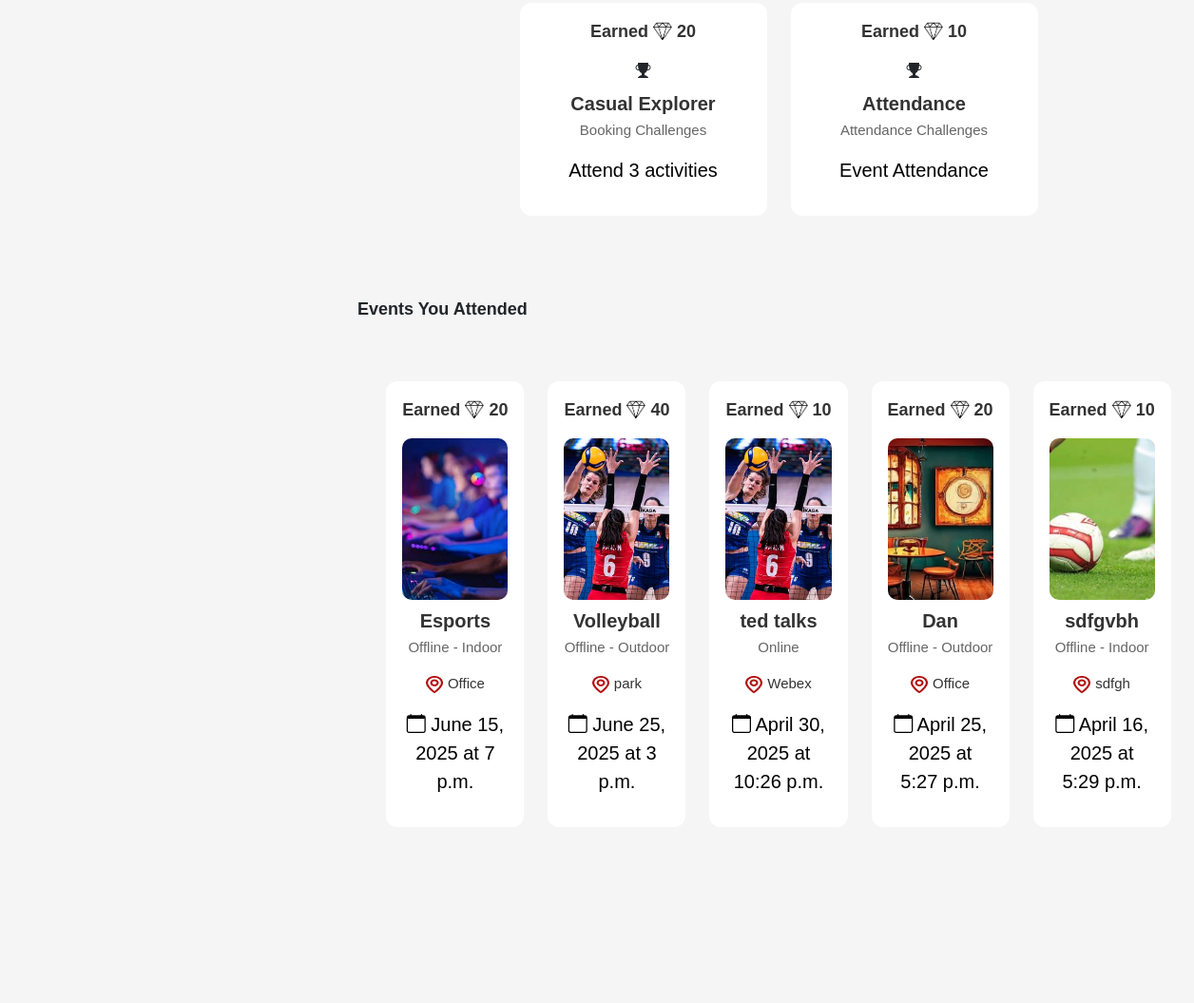
The app's page /user_profile/achievements/ (signed in, middle part), older data.
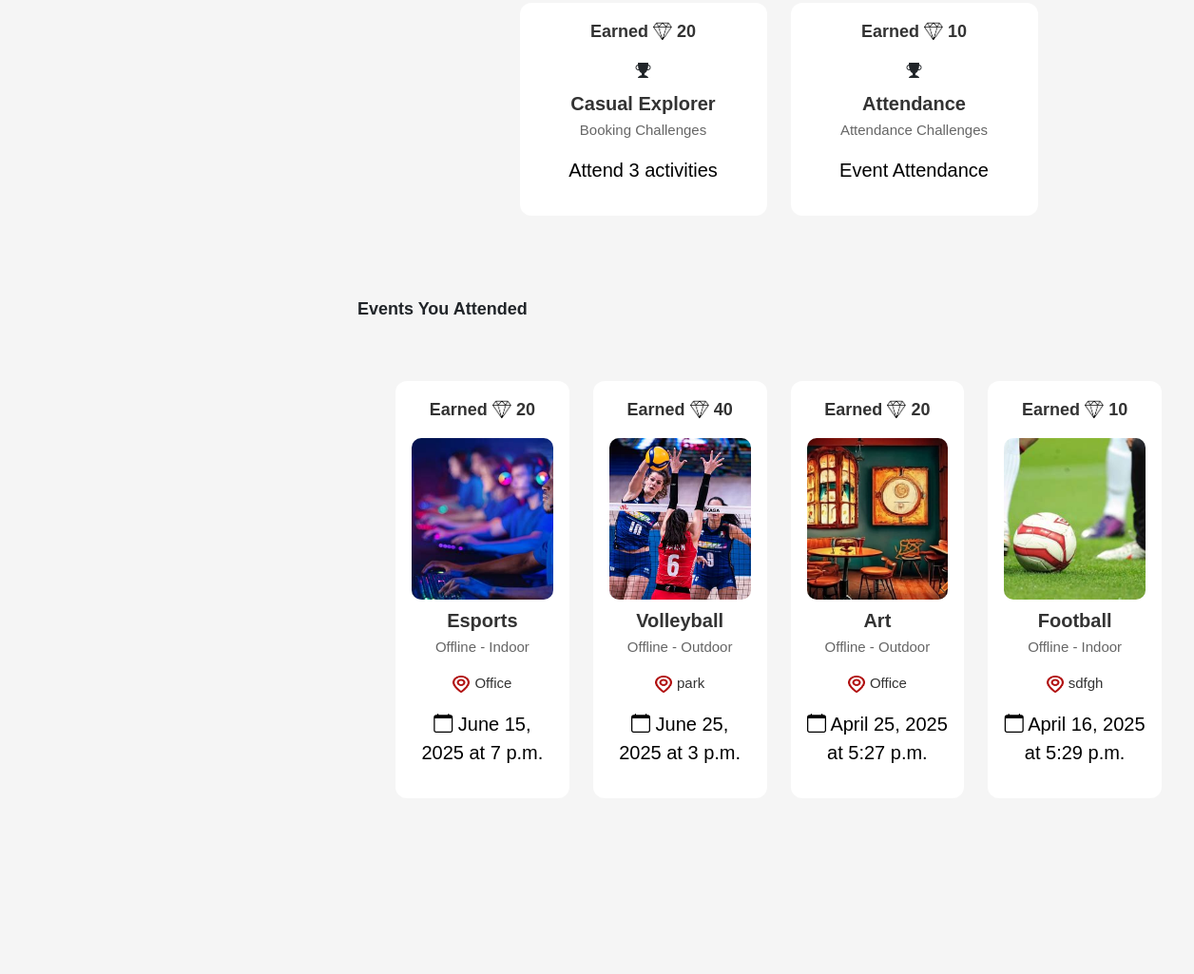
The same page, newer data.
### events/models.py (models this page shows, shortened)
class EmployeeChallengeProgress(models.Model):
    employee = models.ForeignKey(Employee, on_delete=models.CASCADE, related_name="challenge_progress")
    challenge = models.ForeignKey(Challenge, on_delete=models.CASCADE, related_name="progress")
    progress = models.IntegerField(default=0, verbose_name="Progress")
    is_completed = models.BooleanField(default=False, verbose_name="Completed")

class Challenge(models.Model):
    name = models.CharField(max_length=255, verbose_name="Challenge Name")
    description = models.TextField(verbose_name="Challenge Description")
    type = models.CharField(
        max_length=50,
        choices=[
            ("activity", "Booking Challenges"),
            ("skill", "Skill Development"),
            ("competition", "Competition & Challenges"),
            ("xp", "Achievement Points"),
            ("consistency", "Consistency Challenges"),
            ("attendance", "Attendance Challenges"),
        ],
        verbose_name="Challenge Type",
    )
    goal = models.IntegerField(verbose_name="Goal (e.g., number of activities, XP, etc.)")
    reward_diamonds = models.IntegerField(default=0, verbose_name="Reward Diamonds")
    company = models.ForeignKey(Company, on_delete=models.CASCADE, verbose_name="Company")

class AttendanceRecord(models.Model):
    event = models.ForeignKey(Event, on_delete=models.CASCADE, related_name='attendance_records')
    employee = models.ForeignKey(Employee, on_delete=models.CASCADE, related_name='attendance_records')
    first_name = models.CharField(max_length=255, blank=True)
    last_name = models.CharField(max_length=255, blank=True)
    timestamp = models.DateTimeField(default=timezone.now)  # Changed from auto_now_add
    class Meta:
        unique_together = ('event', 'employee')

class Event(models.Model):
    EVENT_TYPES = [
        ('offline-outdoor', 'Offline - Outdoor'),
        ('offline-indoor', 'Offline - Indoor'),
        ('online', 'Online'),
    ]
    EVENT_STATUS = [
        ('upcoming', 'Upcoming'),
        ('in_progress', 'In Progress'),
        ('completed', 'Completed'),
    ]
    title = models.CharField(max_length=150)
    description = models.TextField()
    location = models.CharField(max_length=250)
    date = models.DateField()
    time = models.TimeField()
    event_type = models.CharField(max_length=15, choices=EVENT_TYPES, default='offline-indoor')
    status = models.CharField(max_length=12, choices=EVENT_STATUS, default='upcoming')
    hobbies = models.ManyToManyField(Hobby, related_name='events')
    image = models.ImageField(upload_to='event_images/', null=True, blank=True)
    company = models.ForeignKey(
        Company,
        to_field='company_id',
        on_delete=models.CASCADE,
        related_name='events',
        verbose_name="Company"
    )
    diamonds = models.IntegerField(default=0, verbose_name="Diamonds")
    quota = models.IntegerField(default=10, verbose_name="Quota")
    participants = models.ManyToManyField(Employee, related_name='events', blank=True)

### events/views.py (the view)
# urls.py: path('user_profile/achievements/', user_achievements, name='user_achievements'),
@role_required("employee")
@approval_required
def user_achievements(request):
    nickname = request.session.get("nickname")
    if not nickname:
        return redirect("sign_in")
    user = Employee.objects.filter(nickname=nickname).first()
    if not user:
        return redirect("sign_in")
    completed_challenges = EmployeeChallengeProgress.objects.filter(
        employee=user,
        is_completed=True
    ).select_related('challenge')
    attended_events = Event.objects.filter(
        attendance_records__employee=user,
        status='completed'
    ).distinct()
    return render(request, 'user_achievements.html', {
        "user": user,
        "completed_challenges": completed_challenges,
        "attended_events": attended_events,
    })

### events/views.py (called while the page is built)
def role_required(role):
    def decorator(view_func):
        @wraps(view_func)
        def wrapper(request, *args, **kwargs):
            if role == "employee" and not request.session.get("nickname"):
                return redirect(f"/sign_in/?next={request.get_full_path()}")
            if role == "organizer" and not request.session.get("company_id"):
                return redirect(f"/sign_in/?next={request.get_full_path()}")
            return view_func(request, *args, **kwargs)
        return wrapper
    return decorator

def approval_required(view_func):
    @wraps(view_func)
    def _wrapped_view(request, *args, **kwargs):
        nickname = request.session.get("nickname")
        if not nickname:
            return redirect("sign_in")
        user = Employee.objects.filter(nickname=nickname).first()
        if not user or not user.is_approved:
            return redirect("")
        return view_func(request, *args, **kwargs)
    return _wrapped_view

### events/templates/user_achievements.html (shortened to what this page needs)
{% extends "user_profile_base.html" %}
{% load static %}
{% block extra_css %}
    <link rel="stylesheet" href="https://cdn.jsdelivr.net/npm/bootstrap@5.3.0/dist/css/bootstrap.min.css">
    <link href="https://cdn.jsdelivr.net/npm/bootstrap-icons/font/bootstrap-icons.css" rel="stylesheet">
    <link href="https://fonts.cdnfonts.com/css/gilroy-bold" rel="stylesheet">
    <link rel="stylesheet" href="{% static 'css/all.css' %}">
    <link rel="stylesheet" href="{% static 'css/sass_styles.css' %}">
{% endblock %}
{% block content %}
<div class="container mt-4">
    <div class="row mainpartpro">
        <div class="col-md-2">
        </div>
        <div class="col-md-10 mainpartpro">
            <div class="mb-5">
                {% if completed_challenges %}
                    <div class="earned-activity-container">
                        {% for progress in completed_challenges %}
                        <div class="earned-activity-box">
                            <p class="earned-reward-text">Earned <img src="{% static 'images/diamond.png' %}" alt="Diamond" class="earned-reward-icon"> {{ progress.challenge.reward_diamonds }}</p>
                            <div class="earned-activity-icon">
                                <i class="bi bi-trophy-fill"></i>
                            </div>
                            <h3>{{ progress.challenge.name }}</h3>
                            <p class="earned-activity-category">{{ progress.challenge.get_type_display }}</p>
                            <p class="earned-activity-description">{{ progress.challenge.description }}</p>
                        </div>
                        {% endfor %}
                    </div>
                {% else %}
                <div class="alert alert-info">
                    You haven't completed any challenges yet.
                </div>
                {% endif %}
            </div>
            <div class="mb-5">
                <h3 class="mb-4">Events You Attended</h3>
                {% if user.attendance_records.all %}
                    <div class="earned-activity-container">
                        {% for record in user.attendance_records.all %}
                            <div class="earned-activity-box">
                                <p class="earned-reward-text">Earned <img src="{% static 'images/diamond.png' %}" alt="Diamond" class="earned-reward-icon"> {{ record.event.diamonds }}</p>
                                {% if record.event.image %}
                                    <img src="{{ record.event.image.url }}" alt="{{ record.event.title }}" class="earned-activity-image">
                                {% else %}
                                    <div class="earned-activity-icon">
                                        <i class="bi bi-calendar-event" style="font-size: 2rem;"></i>
                                    </div>
                                {% endif %}
                                <h3>{{ record.event.title }}</h3>
                                <p class="earned-activity-category">{{ record.event.get_event_type_display }}</p>
                                <p class="earned-activity-location">
                                    <img src="{% static 'images/your_act_location.png' %}" alt="Location" class="earned-location-icon"> {{ record.event.location }}
                                </p>
                                <p class="earned-activity-date">
                                    <i class="bi bi-calendar"></i> {{ record.event.date }} at {{ record.event.time }}
                                </p>
                            </div>
                        {% endfor %}
                    </div>
                {% else %}
                    <div class="alert alert-info">
                        You haven't attended any events yet.
                    </div>
                {% endif %}
            </div>
        </div>
    </div>
</div>
{% endblock %}

Row changes from the older to the newer data that the page shows:
removed AttendanceRecord: event.diamonds "10", event.image (picture), event "ted talks", event.event_type "Online", event.location "Webex", event "April 30, 2025", event.time "10:26 p.m."
changed through a linked row, AttendanceRecord: event "Dan" → "Art"
changed through a linked row, AttendanceRecord "sdfgh": event "sdfgvbh" → "Football"
